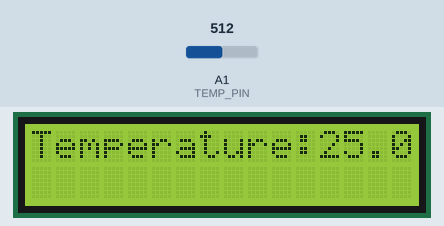
Recording of a sketch running on a simulated Arduino Uno, built with avr-gcc and run on an emulated ATmega328P. Parts: 16×2 character LCD. The inputs (shaded band) are chosen by the test bench; at power-on: A1 (TEMP_PIN) = 512.

Above: at 1.2 s.
1.3 s: A1 (TEMP_PIN) set to 716
At 11.2 s:
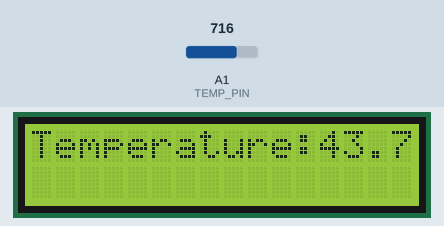
11.5 s: A1 (TEMP_PIN) set to 900
At 21.2 s:
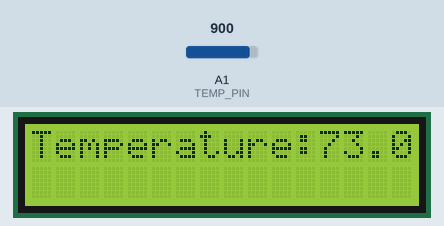
21.5 s: A1 (TEMP_PIN) set to 1023
At 30.6 s:
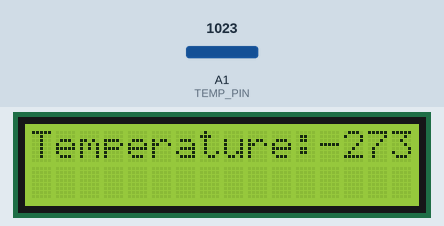
Timing chart, 0 to 32.1 s (numbered marks = the images above; inputs shaded):
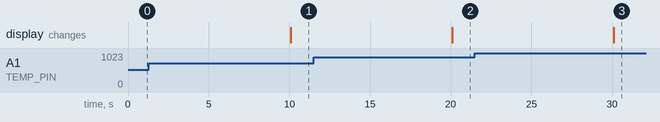

Measured:
- after the input at 1.3 s, the display: changes after 8.8 s (image 1)
- after the input at 11.5 s, the display: changes after 8.6 s (image 2)
- after the input at 21.5 s, the display: changes after 8.6 s (image 3)

The sketch:

es_6.ino
```cpp
#include <LiquidCrystal_PCF8574.h>

LiquidCrystal_PCF8574 lcd(0x27);

const int TEMP_PIN = A1;
const int B = 4275;
const long int R0 = 100000;

void setup() {
  lcd.begin(16,2);
  lcd.setBacklight(255);
  lcd.home();
  lcd.clear();
  lcd.print("Temperature:");
  pinMode(TEMP_PIN, INPUT);
}

void loop() {
  int Vsig = analogRead(TEMP_PIN);
  float R = (1023.0/Vsig-1.0)*R0;
  float temperature = 1.0/(log(R/R0)/B+1/298.15)-273.15;
  lcd.setCursor(12,0);
  lcd.print(temperature);
  delay(10*1e03);
}
```
